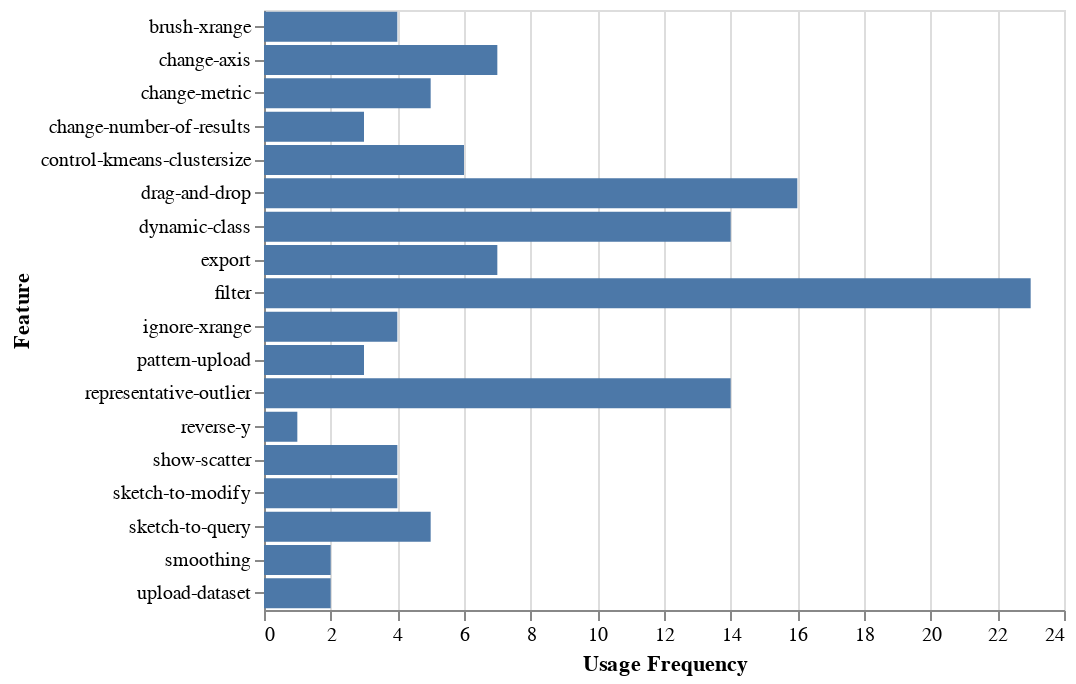

Source (notebook cell):
### Code cell
chart

### Figure 1 — Vega-Lite specification as saved in the notebook (floating-point values rounded to 4 significant figures)
{"$schema": "https://vega.github.io/schema/vega-lite/v2.6.0.json", "config": {"view": {"height": 300, "width": 400}}, "data": {"name": "data-a05462dc2211334319ebb984a39fb827"}, "datasets": {"data-a05462dc2211334319ebb984a39fb827": [{"Feature": "filter", "Usage Frequency": 23}, {"Feature": "drag-and-drop", "Usage Frequency": 16}, {"Feature": "dynamic-class", "Usage Frequency": 14}, {"Feature": "representative-outlier", "Usage Frequency": 14}, {"Feature": "export", "Usage Frequency": 7}, {"Feature": "change-axis", "Usage Frequency": 7}, {"Feature": "control-kmeans-clustersize", "Usage Frequency": 6}, {"Feature": "sketch-to-query", "Usage Frequency": 5}, {"Feature": "change-metric", "Usage Frequency": 5}, {"Feature": "brush-xrange", "Usage Frequency": 4}, {"Feature": "ignore-xrange", "Usage Frequency": 4}, {"Feature": "show-scatter", "Usage Frequency": 4}, {"Feature": "sketch-to-modify", "Usage Frequency": 4}, {"Feature": "pattern-upload", "Usage Frequency": 3}, {"Feature": "change-number-of-results", "Usage Frequency": 3}, {"Feature": "smoothing", "Usage Frequency": 2}, {"Feature": "upload-dataset", "Usage Frequency": 2}, {"Feature": "reverse-y", "Usage Frequency": 1}]}, "encoding": {"x": {"field": "Usage Frequency", "type": "quantitative"}, "y": {"field": "Feature", "type": "nominal"}}, "mark": "bar"}
